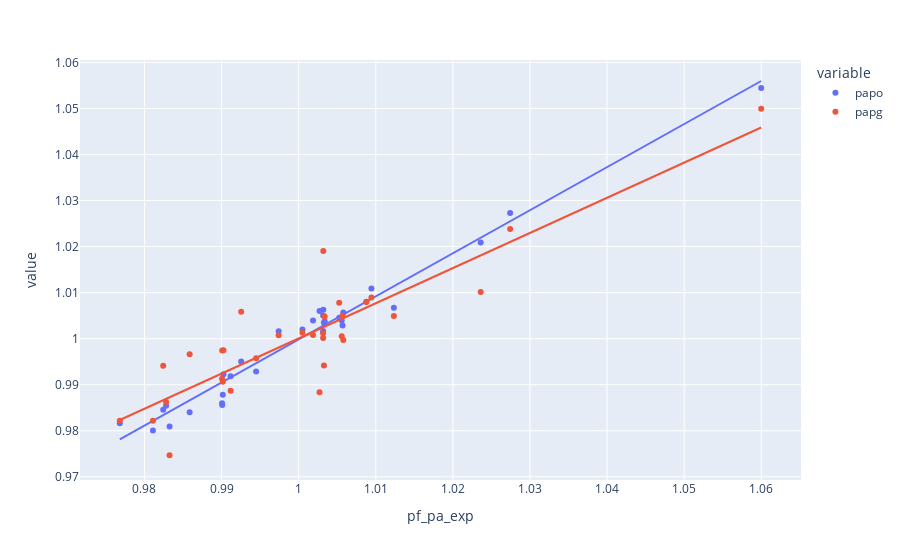

The code cell stored with this chart in its notebook:
### Code cell
# How does the adjusted-OBP estimate of PA adjustment do against observed PA/out and PA/game?
px.scatter(pfs.reset_index(), y=['papo', 'papg'], x='pf_pa_exp', trendline="ols", hover_name='park_id')

### Figure 1 — Plotly figure (JSON) as saved in the notebook; plotly's stock layout.template omitted (floating-point values rounded to 4 significant figures)
{"data": [{"hovertemplate": "<b>%{hovertext}</b><br><br>variable=papo<br>pf_pa_exp=%{x}<br>value=%{y}<extra></extra>", "hovertext": ["ANA01", "ARL02", "ATL02", "ATL03", "BAL12", "BOS07", "CHI11", "CHI12", "CIN09", "CLE08", "DEN02", "DET05", "HOU03", "KAN06", "LOS03", "MIA01", "MIA02", "MIL06", "MIN04", "NYC20", "NYC21", "OAK01", "PHI13", "PHO01", "PIT08", "SAN02", "SEA03", "SFO03", "STL10", "STP01", "TOR02", "WAS11"], "legendgroup": "papo", "marker": {"color": "#636efa", "symbol": "circle"}, "mode": "markers", "name": "papo", "orientation": "v", "showlegend": true, "type": "scatter", "x": [0.9824, 1.027, 0.9974, 1.003, 1.005, 1.024, 1.006, 1.003, 1.003, 1.003, 1.06, 1.006, 0.9902, 1.006, 0.9833, 1.003, 0.9901, 1.002, 1.009, 0.9768, 1.003, 0.9901, 0.9925, 1.009, 0.9945, 0.9859, 0.9811, 0.9902, 0.9912, 0.9828, 1.0, 1.012], "xaxis": "x", "y": [0.9846, 1.027, 1.002, 1.003, 1.005, 1.021, 1.004, 1.005, 1.004, 1.002, 1.054, 1.006, 0.9923, 1.003, 0.9809, 1.006, 0.9856, 1.004, 1.008, 0.9816, 1.006, 0.986, 0.995, 1.011, 0.9929, 0.984, 0.9801, 0.9878, 0.9918, 0.9854, 1.002, 1.007], "yaxis": "y"}, {"hovertemplate": "<b>OLS trendline</b><br>value = 0.935784 * pf_pa_exp + 0.06404<br>R<sup>2</sup>=0.972052<br><br>variable=papo<br>pf_pa_exp=%{x}<br>value=%{y} <b>(trend)</b><extra></extra>", "legendgroup": "papo", "marker": {"color": "#636efa", "symbol": "circle"}, "mode": "lines", "name": "papo", "showlegend": false, "type": "scatter", "x": [0.9768, 0.9811, 0.9824, 0.9828, 0.9833, 0.9859, 0.9901, 0.9901, 0.9902, 0.9902, 0.9912, 0.9925, 0.9945, 0.9974, 1.0, 1.002, 1.003, 1.003, 1.003, 1.003, 1.003, 1.003, 1.005, 1.006, 1.006, 1.006, 1.009, 1.009, 1.012, 1.024, 1.027, 1.06], "xaxis": "x", "y": [0.9781, 0.9821, 0.9834, 0.9837, 0.9842, 0.9866, 0.9905, 0.9906, 0.9906, 0.9907, 0.9916, 0.9928, 0.9947, 0.9974, 1.0, 1.002, 1.002, 1.003, 1.003, 1.003, 1.003, 1.003, 1.005, 1.005, 1.005, 1.005, 1.008, 1.009, 1.011, 1.022, 1.025, 1.056], "yaxis": "y"}, {"hovertemplate": "<b>%{hovertext}</b><br><br>variable=papg<br>pf_pa_exp=%{x}<br>value=%{y}<extra></extra>", "hovertext": ["ANA01", "ARL02", "ATL02", "ATL03", "BAL12", "BOS07", "CHI11", "CHI12", "CIN09", "CLE08", "DEN02", "DET05", "HOU03", "KAN06", "LOS03", "MIA01", "MIA02", "MIL06", "MIN04", "NYC20", "NYC21", "OAK01", "PHI13", "PHO01", "PIT08", "SAN02", "SEA03", "SFO03", "STL10", "STP01", "TOR02", "WAS11"], "legendgroup": "papg", "marker": {"color": "#EF553B", "symbol": "circle"}, "mode": "markers", "name": "papg", "orientation": "v", "showlegend": true, "type": "scatter", "x": [0.9824, 1.027, 0.9974, 1.003, 1.005, 1.024, 1.006, 1.003, 1.003, 1.003, 1.06, 1.006, 0.9902, 1.006, 0.9833, 1.003, 0.9901, 1.002, 1.009, 0.9768, 1.003, 0.9901, 0.9925, 1.009, 0.9945, 0.9859, 0.9811, 0.9902, 0.9912, 0.9828, 1.0, 1.012], "xaxis": "x", "y": [0.9941, 1.024, 1.001, 0.9942, 1.008, 1.01, 1.001, 1.001, 1.005, 1.0, 1.05, 0.9997, 0.9975, 1.005, 0.9747, 1.019, 0.9974, 1.001, 1.008, 0.9822, 0.9884, 0.9913, 1.006, 1.009, 0.9957, 0.9966, 0.9822, 0.9906, 0.9887, 0.9862, 1.001, 1.005], "yaxis": "y"}, {"hovertemplate": "<b>OLS trendline</b><br>value = 0.763645 * pf_pa_exp + 0.236411<br>R<sup>2</sup>=0.793718<br><br>variable=papg<br>pf_pa_exp=%{x}<br>value=%{y} <b>(trend)</b><extra></extra>", "legendgroup": "papg", "marker": {"color": "#EF553B", "symbol": "circle"}, "mode": "lines", "name": "papg", "showlegend": false, "type": "scatter", "x": [0.9768, 0.9811, 0.9824, 0.9828, 0.9833, 0.9859, 0.9901, 0.9901, 0.9902, 0.9902, 0.9912, 0.9925, 0.9945, 0.9974, 1.0, 1.002, 1.003, 1.003, 1.003, 1.003, 1.003, 1.003, 1.005, 1.006, 1.006, 1.006, 1.009, 1.009, 1.012, 1.024, 1.027, 1.06], "xaxis": "x", "y": [0.9823, 0.9856, 0.9866, 0.9869, 0.9873, 0.9893, 0.9925, 0.9925, 0.9925, 0.9926, 0.9933, 0.9944, 0.9958, 0.9981, 1.0, 1.001, 1.002, 1.002, 1.002, 1.002, 1.003, 1.003, 1.004, 1.004, 1.004, 1.004, 1.007, 1.007, 1.009, 1.018, 1.021, 1.046], "yaxis": "y"}], "layout": {"legend": {"title": {"text": "variable"}, "tracegroupgap": 0}, "margin": {"t": 60}, "xaxis": {"anchor": "y", "domain": [0, 1], "title": {"text": "pf_pa_exp"}}, "yaxis": {"anchor": "x", "domain": [0, 1], "title": {"text": "value"}}}}
